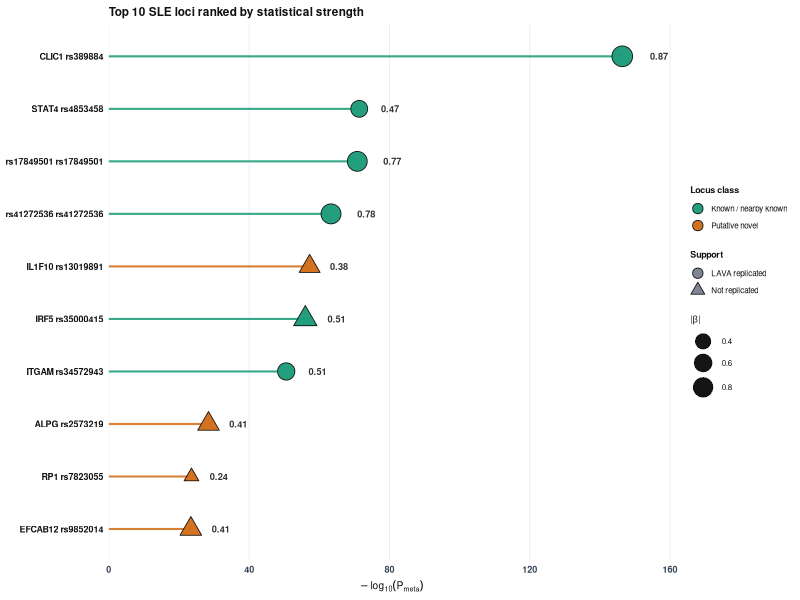
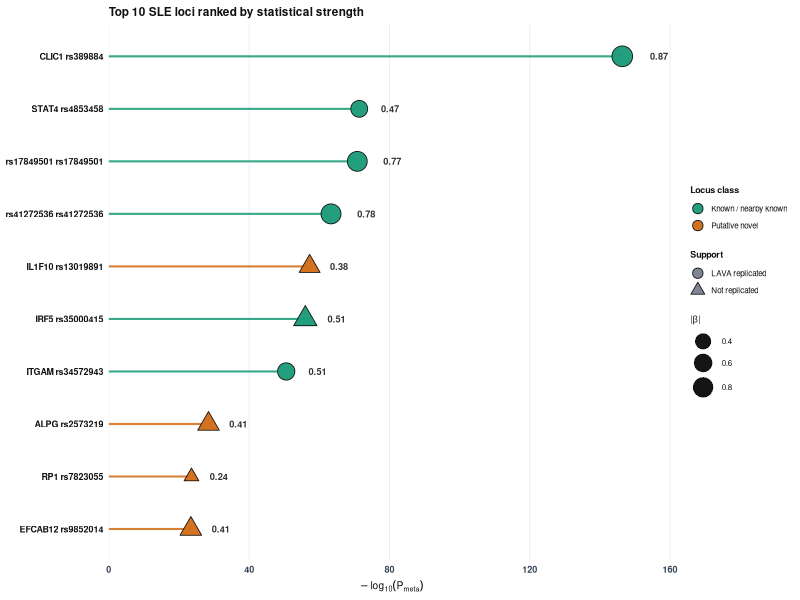

The R script that drew these images, in order:
#!/usr/bin/env Rscript

suppressPackageStartupMessages({
  library(data.table)
  library(ggplot2)
})

clean_text <- function(x) {
  x <- as.character(x)
  x <- trimws(gsub('^"|"$', "", x))
  x[x %in% c("", "NA", "TBD", "character(0)", "Locus_NA")] <- NA_character_
  x
}

dt <- fread("results/Supplementary_Table_1.tsv")
dt[, `:=`(
  P_meta = as.numeric(P_meta),
  BETA = as.numeric(BETA),
  Gene = clean_text(Gene),
  Effector_Gene = clean_text(Effector_Gene),
  Novelty = clean_text(Novelty),
  LAVA_Status = clean_text(LAVA_Status)
)]
dt[, plot_gene := fifelse(!is.na(Effector_Gene), Effector_Gene, fifelse(!is.na(Gene), Gene, RSID))]
dt[, label := paste(plot_gene, RSID)]
dt[, log_p := -log10(P_meta)]
dt[, abs_beta := abs(BETA)]
dt[, locus_class := fifelse(Novelty == "Putative Novel", "Putative novel", "Known / nearby known")]
dt[, support := fifelse(grepl("Confirmed", LAVA_Status), "LAVA replicated", "Not replicated")]

plot_dt <- dt[order(P_meta)][1:10]
plot_dt[, label := factor(label, levels = rev(label))]
plot_dt[, beta_label_x := log_p + 4.2 + (abs_beta * 4.2)]
x_limit <- max(plot_dt$beta_label_x) + 7

class_colors <- c(
  "Known / nearby known" = "#1f9d7a",
  "Putative novel" = "#d26f1d"
)
support_shapes <- c(
  "LAVA replicated" = 21,
  "Not replicated" = 24
)

p <- ggplot(plot_dt, aes(x = log_p, y = label)) +
  geom_segment(
    aes(x = 0, xend = log_p, y = label, yend = label, color = locus_class),
    linewidth = 0.72,
    alpha = 0.88
  ) +
  geom_point(
    aes(fill = locus_class, shape = support, size = abs_beta),
    color = "#111111",
    stroke = 0.45,
    alpha = 0.98
  ) +
  geom_text(
    aes(x = beta_label_x, label = sprintf("%.2f", abs_beta)),
    size = 2.35,
    color = "#333333",
    fontface = "bold",
    hjust = 0
  ) +
  scale_color_manual(values = class_colors, guide = "none") +
  scale_fill_manual(values = class_colors, name = "Locus class") +
  scale_shape_manual(values = support_shapes, name = "Support") +
  scale_size_continuous(name = expression(paste("|", beta, "|")), range = c(3.4, 6.7), breaks = c(0.4, 0.6, 0.8)) +
  scale_x_continuous(
    breaks = seq(0, 160, by = 40),
    limits = c(0, x_limit),
    expand = expansion(mult = c(0, 0))
  ) +
  labs(
    title = "Top 10 SLE loci ranked by statistical strength",
    x = expression(-log[10](P[meta])),
    y = NULL
  ) +
  theme_minimal(base_size = 8.5) +
  theme(
    panel.grid.major.y = element_blank(),
    panel.grid.minor = element_blank(),
    panel.grid.major.x = element_line(color = "#e8edf3", linewidth = 0.32),
    axis.text.y = element_text(size = 6.4, color = "#111111", face = "bold"),
    axis.text.x = element_text(size = 6.5, color = "#334155", face = "bold"),
    axis.title.x = element_text(size = 7.4, color = "#111111", face = "bold", margin = margin(t = 4)),
    plot.title = element_text(size = 8.5, color = "#111111", face = "bold", hjust = 0),
    legend.position = "right",
    legend.title = element_text(size = 6.4, color = "#111111", face = "bold"),
    legend.text = element_text(size = 5.8, color = "#111111"),
    legend.key.size = unit(0.15, "in"),
    legend.key.height = unit(0.17, "in"),
    legend.spacing.y = unit(0.04, "in"),
    legend.box.spacing = unit(0.10, "in"),
    plot.margin = margin(5, 5, 4, 4),
    plot.background = element_rect(fill = "white", color = NA),
    panel.background = element_rect(fill = "white", color = NA)
  ) +
  guides(
    fill = guide_legend(
      order = 1,
      override.aes = list(shape = 21, size = 3.2, color = "#111111", stroke = 0.45)
    ),
    shape = guide_legend(
      order = 2,
      override.aes = list(size = 3.2, fill = "#7b8491", color = "#111111", stroke = 0.45)
    ),
    size = guide_legend(
      order = 3,
      override.aes = list(shape = 21, fill = "#111111", color = "#111111", stroke = 0.25)
    )
  )

dir.create("figures", showWarnings = FALSE)
ggsave("figures/Figure_2.png", p, width = 7.25, height = 4.6, dpi = 600, bg = "white")
ggsave("figures/Figure_2.tiff", p, width = 7.25, height = 4.6, dpi = 600, bg = "white", compression = "lzw")

cat("Saved figures/Figure_2.png and figures/Figure_2.tiff at 600 dpi\n")
